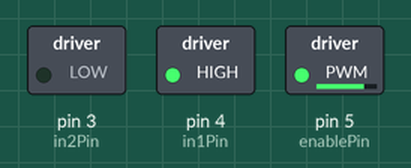
This sketch was run on a simulated Arduino Uno, built with avr-gcc and run on an emulated ATmega328P. Shown: switched loads named in the sketch (green lamp = pin HIGH).

Above: at 0.05 s.
At 2.95 s:
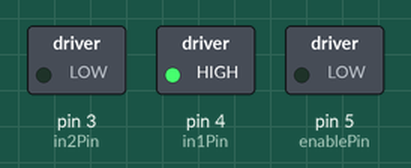
At 4.45 s:
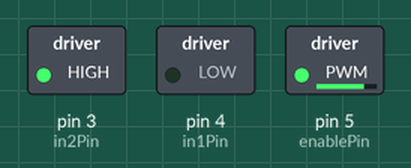
At 5.95 s:
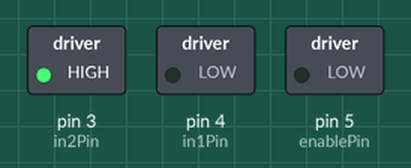
Timing chart, 0 to 7.8 s (numbered marks = the images above):
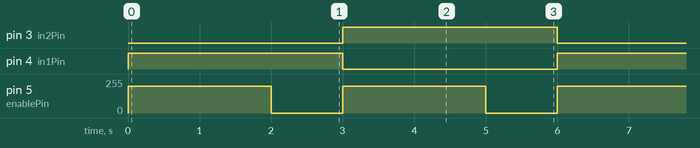

The sketch:

b6_05_motor_driver.ino
```cpp
// ==================================================================
//   BAND 6, PART 10  -  A DC MOTOR, IF YOUR KIT HAS ONE
//
//   THIS PART IS OPTIONAL. Skip it if you have no motor or no
//   driver board. Nothing later depends on it.
//
//   WHAT IT DOES
//     Runs the motor forwards for two seconds, stops, runs it
//     backwards for two seconds, stops, and repeats.
//
//   WHY YOU CANNOT JUST PUT THE MOTOR ON A PIN
//     An Arduino pin can supply about 20 thousandths of an amp
//     safely. A small DC motor wants ten to twenty TIMES that when
//     it starts turning. Connect one straight to a pin and you are
//     not running a motor, you are damaging a chip.
//
//     A driver board is a switch that the pin operates and the
//     battery powers. The small current gives the order; the big
//     current does the work.
//
//   WIRING, L293D DRIVER
//     L293D pin 1  (enable)  -> Arduino pin 5   (a ~ pin: speed)
//     L293D pin 2  (in 1)    -> Arduino pin 4
//     L293D pin 7  (in 2)    -> Arduino pin 3
//     L293D pin 8  (motor +) -> battery pack plus
//     L293D pin 16 (chip +)  -> Arduino 5V
//     L293D pins 4, 5, 12, 13 -> the minus rail
//     L293D pins 3 and 6     -> the two motor wires
//
//     Battery minus -> the minus rail.
//     ONE wire from the minus rail to an Arduino GND pin.
//     Same rule as the servo. Same reason.
//
//   IF YOU HAVE A 28BYJ-48 STEPPER AND A ULN2003 BOARD INSTEAD
//     Band 6 Part 10 tells you what changes. The idea is the same:
//     the pin gives the order, the battery does the work.
// ==================================================================

int enablePin = 5;   // must be a ~ pin, because speed is PWM
int in1Pin = 4;
int in2Pin = 3;

void setup() {
  pinMode(enablePin, OUTPUT);
  pinMode(in1Pin, OUTPUT);
  pinMode(in2Pin, OUTPUT);
}

// One pin HIGH and the other LOW means one direction.
void forward(int speed) {
  digitalWrite(in1Pin, HIGH);
  digitalWrite(in2Pin, LOW);
  analogWrite(enablePin, speed);
}

// Swap which one is HIGH and the motor turns the other way.
void backward(int speed) {
  digitalWrite(in1Pin, LOW);
  digitalWrite(in2Pin, HIGH);
  analogWrite(enablePin, speed);
}

void stopMotor() {
  analogWrite(enablePin, 0);
}

void loop() {
  forward(200);
  delay(2000);

  stopMotor();
  delay(1000);

  backward(200);
  delay(2000);

  stopMotor();
  delay(1000);
}
```

Measured:
- by itself, pin 3 (in2Pin), pin 4 (in1Pin): alternates HIGH for 3.0 s and LOW for 3.0 s
- by itself, pin 5 (enablePin): alternates 200/255 for 2.0 s and 0/255 for 1.0 s
